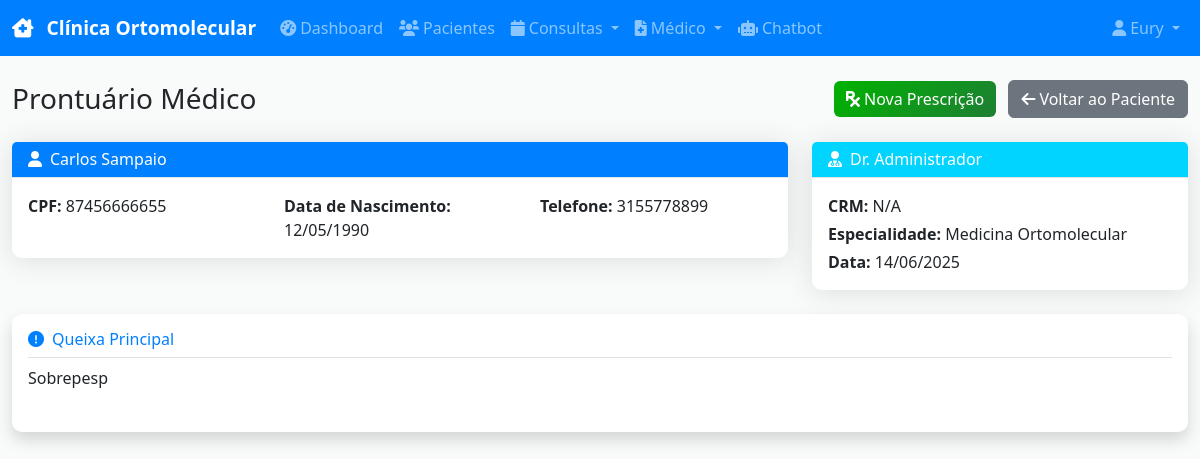
The app's page /medical-records/1 (signed in) with its own data.
### models.py (models this page shows)
class User(UserMixin, db.Model):
    id = db.Column(db.Integer, primary_key=True)
    username = db.Column(db.String(80), unique=True, nullable=False)
    email = db.Column(db.String(120), unique=True, nullable=False)
    password_hash = db.Column(db.String(256), nullable=False)
    name = db.Column(db.String(100), nullable=False)
    role = db.Column(db.String(20), nullable=False, default='receptionist')  # admin, doctor, receptionist, financial
    crm = db.Column(db.String(20))  # For doctors
    specialty = db.Column(db.String(100))  # For doctors
    created_at = db.Column(db.DateTime, default=datetime.utcnow)
    is_active = db.Column(db.Boolean, default=True)

class Patient(db.Model):
    id = db.Column(db.Integer, primary_key=True)
    name = db.Column(db.String(100), nullable=False)
    cpf = db.Column(db.String(14), unique=True, nullable=False)
    birth_date = db.Column(db.Date, nullable=False)
    phone = db.Column(db.String(20), nullable=False)
    email = db.Column(db.String(120))
    address = db.Column(db.String(200))
    medical_history = db.Column(Text)
    allergies = db.Column(Text)
    current_medications = db.Column(Text)
    emergency_contact = db.Column(db.String(100))
    emergency_phone = db.Column(db.String(20))
    created_at = db.Column(db.DateTime, default=datetime.utcnow)
    appointments = db.relationship('Appointment', backref='patient', lazy=True)
    medical_records = db.relationship('MedicalRecord', backref='patient', lazy=True)
    prescriptions = db.relationship('Prescription', backref='patient', lazy=True)
    payments = db.relationship('Payment', backref='patient', lazy=True)

class MedicalRecord(db.Model):
    id = db.Column(db.Integer, primary_key=True)
    patient_id = db.Column(db.Integer, db.ForeignKey('patient.id'), nullable=False)
    doctor_id = db.Column(db.Integer, db.ForeignKey('user.id'), nullable=False)
    appointment_id = db.Column(db.Integer, db.ForeignKey('appointment.id'))
    date = db.Column(db.DateTime, default=datetime.utcnow)
    chief_complaint = db.Column(Text)  # Queixa principal
    anamnesis = db.Column(Text)  # Anamnese
    symptoms = db.Column(Text)  # Sintomas
    physical_exam = db.Column(Text)  # Exame físico
    diagnosis = db.Column(Text)  # Diagnóstico
    treatment_plan = db.Column(Text)  # Conduta médica
    observations = db.Column(Text)
    doctor = db.relationship('User', backref='medical_records')
    appointment = db.relationship('Appointment', backref='medical_record')

### routes.py (the view)
@app.route('/medical-records/<int:id>')
@login_required
def medical_record_view(id):
    record = MedicalRecord.query.get_or_404(id)
    return render_template('medical_records/view.html', record=record)

### app.py (called while the page is built)
@login_manager.user_loader
def load_user(user_id):
    from models import User
    return User.query.get(int(user_id))

### templates/medical_records/view.html (shortened to what this page needs)
{% extends "base.html" %}
{% block content %}
<div class="container-fluid">
    <div class="row">
        <div class="col-12">
            <div class="d-sm-flex align-items-center justify-content-between mb-4">
                <h1 class="h3 mb-0 text-gray-800">Prontuário Médico</h1>
                <div>
                    <a href="{{ url_for('prescription_new', patient_id=record.patient.id) }}" class="btn btn-success me-2">
                        <i class="fas fa-prescription me-1"></i>Nova Prescrição
                    </a>
                    <a href="{{ url_for('patient_view', id=record.patient.id) }}" class="btn btn-secondary">
                        <i class="fas fa-arrow-left me-1"></i>Voltar ao Paciente
                    </a>
                </div>
            </div>
        </div>
    </div>
    <div class="row mb-4">
        <div class="col-md-8">
            <div class="card border-primary">
                <div class="card-header bg-primary text-white">
                    <h6 class="m-0"><i class="fas fa-user me-2"></i>{{ record.patient.name }}</h6>
                </div>
                <div class="card-body">
                    <div class="row">
                        <div class="col-md-4">
                            <strong>CPF:</strong> {{ record.patient.cpf }}
                        </div>
                        <div class="col-md-4">
                            <strong>Data de Nascimento:</strong> {{ record.patient.birth_date.strftime('%d/%m/%Y') }}
                        </div>
                        <div class="col-md-4">
                            <strong>Telefone:</strong> {{ record.patient.phone }}
                        </div>
                    </div>
                </div>
            </div>
        </div>
        <div class="col-md-4">
            <div class="card border-info">
                <div class="card-header bg-info text-white">
                    <h6 class="m-0"><i class="fas fa-user-md me-2"></i>Dr. {{ record.doctor.name }}</h6>
                </div>
                <div class="card-body">
                    <p class="mb-1"><strong>CRM:</strong> {{ record.doctor.crm or 'N/A' }}</p>
                    <p class="mb-1"><strong>Especialidade:</strong> {{ record.doctor.specialty or 'Medicina Ortomolecular' }}</p>
                    <p class="mb-0"><strong>Data:</strong> {{ record.date.strftime('%d/%m/%Y') }}</p>
                </div>
            </div>
        </div>
    </div>
    <div class="row">
        <div class="col-12">
            <div class="card shadow mb-4">
                <div class="card-body">
                    {% if record.chief_complaint %}
                    <div class="mb-4">
                        <h6 class="text-primary border-bottom pb-2">
                            <i class="fas fa-exclamation-circle me-2"></i>Queixa Principal
                        </h6>
                        <p class="medical-content">{{ record.chief_complaint }}</p>
                    </div>
                    {% endif %}
                </div>
            </div>
        </div>
    </div>
</div>
{% endblock %}

### templates/base.html (shortened to what this page needs)
<!DOCTYPE html>
<html lang="pt-BR">
<head>
    <link href="https://cdn.jsdelivr.net/npm/bootstrap@5.3.0/dist/css/bootstrap.min.css" rel="stylesheet">
    <link href="https://cdnjs.cloudflare.com/ajax/libs/font-awesome/6.0.0/css/all.min.css" rel="stylesheet">
    <link href="https://cdn.jsdelivr.net/npm/fullcalendar@6.1.8/index.global.min.css" rel="stylesheet">
    <link href="{{ url_for('static', filename='css/style.css') }}" rel="stylesheet">
</head>
<body>
    {% if current_user.is_authenticated %}
    <nav class="navbar navbar-expand-lg navbar-dark bg-primary fixed-top">
        <div class="container-fluid">
            <a class="navbar-brand" href="{{ url_for('dashboard') }}">
                <i class="fas fa-clinic-medical me-2"></i>
                Clínica Ortomolecular
            </a>
            <div class="collapse navbar-collapse" id="navbarNav">
                <ul class="navbar-nav me-auto">
                    <li class="nav-item">
                        <a class="nav-link" href="{{ url_for('dashboard') }}">
                            <i class="fas fa-tachometer-alt me-1"></i>Dashboard
                        </a>
                    </li>
                    <li class="nav-item">
                        <a class="nav-link" href="{{ url_for('patients_list') }}">
                            <i class="fas fa-users me-1"></i>Pacientes
                        </a>
                    </li>
                    <li class="nav-item dropdown">
                        <a class="nav-link dropdown-toggle" href="#" role="button" data-bs-toggle="dropdown">
                            <i class="fas fa-calendar me-1"></i>Consultas
                        </a>
                    </li>
                    {% if current_user.role in ['doctor', 'admin'] %}
                    <li class="nav-item dropdown">
                        <a class="nav-link dropdown-toggle" href="#" role="button" data-bs-toggle="dropdown">
                            <i class="fas fa-file-medical me-1"></i>Médico
                        </a>
                    </li>
                    {% endif %}
                    <li class="nav-item">
                        <a class="nav-link" href="{{ url_for('chatbot') }}">
                            <i class="fas fa-robot me-1"></i>Chatbot
                        </a>
                    </li>
                </ul>
                <ul class="navbar-nav">
                    <li class="nav-item dropdown">
                        <a class="nav-link dropdown-toggle" href="#" role="button" data-bs-toggle="dropdown">
                            <i class="fas fa-user me-1"></i>{{ current_user.name }}
                        </a>
                    </li>
                </ul>
            </div>
        </div>
    </nav>
    {% endif %}
    <main class="{% if current_user.is_authenticated %}main-content{% endif %}">
        {% block content %}{% endblock %}
    </main>
</body>
</html>

### static/css/style.css (style rules this page uses)
:root { --primary: 210 100% 50%; --primary-dark: 210 100% 35%; --success: 120 100% 35%; --info: 190 100% 50%; --warning: 45 100% 50%; --danger: 0 100% 50%; --light: 210 11% 98%; --dark: 210 11% 21%; --gray-100: 210 17% 98%; --gray-200: 210 14% 89%; --gray-300: 210 11% 71%; --gray-400: 210 9% 53%; --gray-500: 210 7% 46%; --gray-600: 210 9% 31%; --gray-700: 210 10% 23%; --gray-800: 210 11% 15%; --gray-900: 210 11% 7%; }
body { font-family: 'Segoe UI', Tahoma, Geneva, Verdana, sans-serif; background-color: hsl(var(--light)); color: hsl(var(--gray-800)); }
.main-content { padding-top: 80px; min-height: 100vh; background-color: hsl(var(--light)); }
.card { border: none; border-radius: 10px; box-shadow: 0 0.15rem 1.75rem 0 rgba(58, 59, 69, 0.15); }
.card-header { background-color: transparent; border-bottom: 1px solid hsl(var(--gray-200)); }
.navbar-brand { font-weight: 600; font-size: 1.2rem; }
.nav-link { font-weight: 500; transition: all 0.2s ease; }
.btn { border-radius: 6px; font-weight: 500; transition: all 0.2s ease; }
.btn-success { background: linear-gradient(135deg, hsl(var(--success)) 0%, #1e7e34 100%); border: none; }
.medical-content { line-height: 1.6; white-space: pre-line; font-size: 1rem; }
.text-gray-800 { color: hsl(var(--gray-800)) !important; }
.text-primary { color: hsl(var(--primary)) !important; }
.bg-primary { background-color: hsl(var(--primary)) !important; }
.bg-info { background-color: hsl(var(--info)) !important; }

### records on screen
User: name "Eury"
Patient: patient.name "Carlos Sampaio", patient.cpf "87456666655", patient.birth_date "12/05/1990", patient.phone "3155778899"
User: doctor.name "Administrador", doctor "N/A", doctor "Medicina Ortomolecular"
MedicalRecord: date "14/06/2025", chief_complaint "Sobrepesp"
